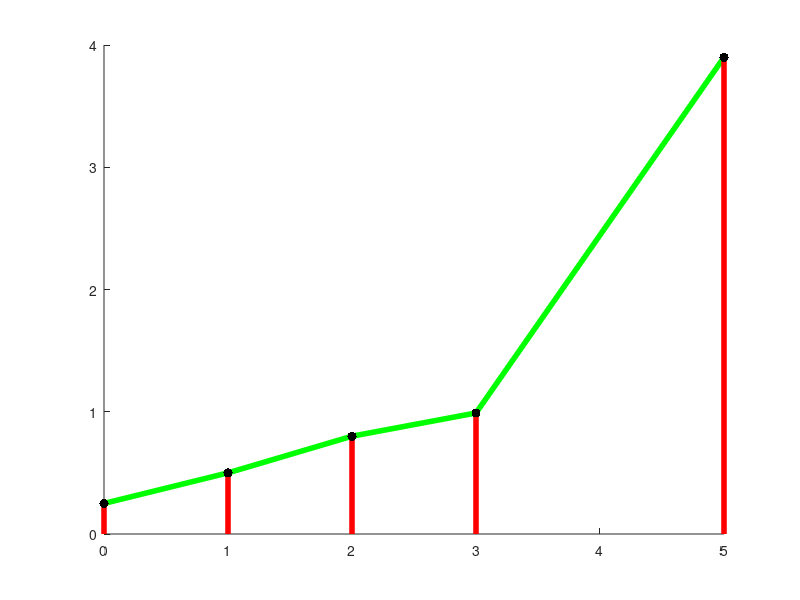

Recreate this plot in MATLAB.
clear all
clc
x = [0 1 2 3 5];
y = [0.25 0.5 0.8 0.99 3.9];
n = length(x) - 1;

I = 0;
hold on
for i = 1:n
    a = x(i);
    b = x(i+1);
    h = (b - a);
    
    fa = y(i);
    fb = y(i+1);
    I = I + h * (fa + fb) / 2;
    coordx_h = [x(i) x(i+1)];
    coordy_h = [y(i) y(i+1)];
    plot(coordx_h, coordy_h, 'g', 'LineWidth', 4)

    coordx_v = [x(i) x(i)];
    coordy_v = [0 y(i)];
    plot(coordx_v, coordy_v, 'r', 'LineWidth', 4)
end

coordx_v = [x(n+1) x(n+1)];
coordy_v = [0 y(n+1)];
plot(coordx_v, coordy_v, 'r', 'LineWidth', 4)

plot(x, y, 'k.', 'MarkerSize', 20)

hold off

fprintf('El valor de la integral\npor la regla del Trapecio\nes: %.5f u^2\n',I)